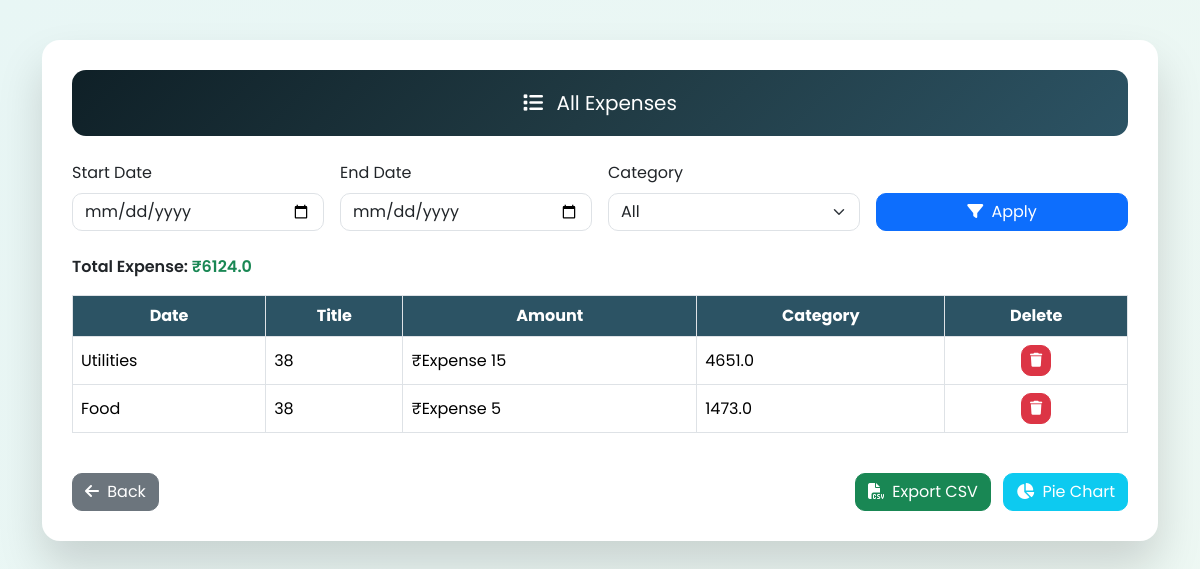
/view (signed in), run on the app's committed database.
### tables this page shows
CREATE TABLE expenses (
    id INTEGER PRIMARY KEY AUTOINCREMENT,
    user_id INTEGER NOT NULL,
    title TEXT NOT NULL,
    amount REAL NOT NULL,
    category TEXT NOT NULL,
    date TEXT NOT NULL
);

### app.py (the view)
@app.route("/view")
@login_required
def view_expenses():
    start = request.args.get("start")
    end = request.args.get("end")
    category = request.args.get("category")
    query = "SELECT * FROM expenses WHERE user_id = ?"
    params = [session["user_id"]]
    if start:
        query += " AND date >= ?"
        params.append(start)
    if end:
        query += " AND date <= ?"
        params.append(end)
    if category:
        query += " AND category = ?"
        params.append(category)
    query += " ORDER BY date DESC"
    con = get_db()
    cur = con.cursor()
    cur.execute(query, params)
    expenses = cur.fetchall()
    cur.execute(
        "SELECT COALESCE(SUM(amount),0) FROM (" + query + ")",
        params
    )
    total = cur.fetchone()[0]
    con.close()
    return render_template(
        "view.html",
        expenses=expenses,
        total=round(total, 2)
    )

### app.py (called while the page is built)
def get_db():
    con = sqlite3.connect(DB_NAME, timeout=10, check_same_thread=False)
    con.row_factory = sqlite3.Row
    con.execute("PRAGMA foreign_keys = ON")
    con.execute("PRAGMA journal_mode=WAL")
    return con

def login_required(f):
    @wraps(f)
    def wrapper(*args, **kwargs):
        if "user_id" not in session:
            return redirect(url_for("login"))
        return f(*args, **kwargs)
    return wrapper

def get_unread_notification_count(user_id):
    con = get_db()
    cur = con.cursor()
    cur.execute("""
        SELECT COUNT(*) FROM notifications
        WHERE user_id = ? AND is_read = 0
    """, (user_id,))
    count = cur.fetchone()[0]
    con.close()
    return count

@app.context_processor
def inject_notification_count():
    if "user_id" in session:
        return {
            "unread_notifications": get_unread_notification_count(session["user_id"])
        }
    return {"unread_notifications": 0}

### templates/view.html (shortened to what this page needs)
<!DOCTYPE html>
<html lang="en">
<head>
<link href="https://cdn.jsdelivr.net/npm/bootstrap@5.3.2/dist/css/bootstrap.min.css" rel="stylesheet">
<link href="https://cdnjs.cloudflare.com/ajax/libs/font-awesome/6.5.0/css/all.min.css" rel="stylesheet">
</head>
<body>
<div class="container">
<div class="page-card">
    <div class="card-header-custom">
        <i class="fas fa-list me-2"></i> All Expenses
    </div>
    <form method="GET" class="row g-3 mb-4">
        <div class="col-md-3">
            <label class="form-label">Start Date</label>
            <input type="date" name="start" class="form-control">
        </div>
        <div class="col-md-3">
            <label class="form-label">End Date</label>
            <input type="date" name="end" class="form-control">
        </div>
        <div class="col-md-3">
            <label class="form-label">Category</label>
            <select name="category" class="form-select">
                <option value="">All</option>
            </select>
        </div>
        <div class="col-md-3 d-grid align-items-end">
            <button class="btn btn-primary action-btn">
                <i class="fas fa-filter me-1"></i> Apply
            </button>
        </div>
    </form>
    <div class="mb-3 fw-semibold">
        Total Expense: <span class="text-success">₹{{ total }}</span>
    </div>
    {% if expenses %}
    <div class="table-responsive">
        <table class="table table-bordered align-middle">
            <thead>
                <tr class="text-center">
                    <th>Date</th>
                    <th>Title</th>
                    <th>Amount</th>
                    <th>Category</th>
                    <th>Delete</th>
                </tr>
            </thead>
            <tbody>
                {% for e in expenses %}
                <tr>
                    <td>{{ e[4] }}</td>
                    <td>{{ e[1] }}</td>
                    <td>₹{{ e[2] }}</td>
                    <td>{{ e[3] }}</td>
                    <td class="text-center">
                        <form method="POST" action="/delete/{{ e[0] }}" onsubmit="return confirm('Delete this expense?')">
                            <button class="btn btn-sm btn-danger action-btn">
                                <i class="fas fa-trash"></i>
                            </button>
                        </form>
                    </td>
                </tr>
                {% endfor %}
            </tbody>
        </table>
    </div>
    {% else %}
        <div class="alert alert-warning text-center">No expenses found.</div>
    {% endif %}
    <div class="d-flex justify-content-between mt-4">
        <a href="/" class="btn btn-secondary action-btn">
            <i class="fas fa-arrow-left me-1"></i> Back
        </a>
        <div>
            <a href="/export" class="btn btn-success action-btn me-2">
                <i class="fas fa-file-csv me-1"></i> Export CSV
            </a>
            <a href="/pie" class="btn btn-info text-white action-btn">
                <i class="fas fa-chart-pie me-1"></i> Pie Chart
            </a>
        </div>
    </div>
</div>
</div>
</body>
</html>

### templates/view.html (style rules this page uses)
body { font-family: 'Poppins', sans-serif; min-height: 100vh; background: linear-gradient(135deg, #e8f6f5, #eef8f3); padding: 40px 0; }
.page-card { background: #fff; border-radius: 18px; box-shadow: 0 25px 45px rgba(0,0,0,0.15); padding: 30px; animation: fadeIn 0.6s ease; }
.card-header-custom { background: linear-gradient(135deg, #0f2027, #203a43, #2c5364); color: white; padding: 18px; border-radius: 14px; text-align: center; font-size: 1.25rem; margin-bottom: 25px; }
.form-control, .form-select { border-radius: 10px; }
.table th { background: #2c5364; color: white; }
.action-btn { border-radius: 10px; transition: all 0.25s ease; }

### data on the page
expenses: category "Utilities", user "38", title "Expense 15", amount "4651.0"
expenses: category "Food", user "38", title "Expense 5", amount "1473.0"

### other printed values
{{ total }} "6124.0"
